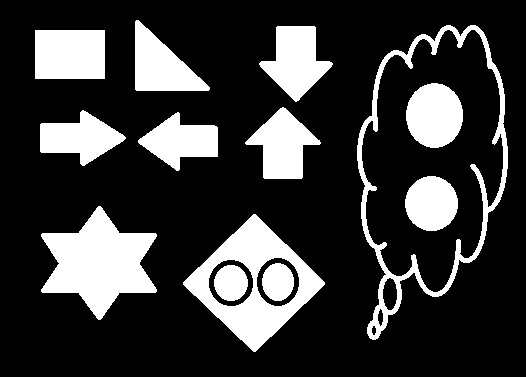
//> input picture ContourDemo1/polygon.jpg, 526 x 377 px
$ ./ContourDemo1   (built with g++ and OpenCV 4)
//> lines starting //> are read from the running program, lines starting //| are printed output that depends on the picture; after the words box and inside, x2 and y2 are one past the last pixel; in counts of white or black regions, pixels touching at a corner belong together
### ContourDemo1/stdafx.h
// stdafx.h : 可在此標頭檔中包含標準的系統 Include 檔，
// 或是經常使用卻很少變更的
// 專案專用 Include 檔案
//

#pragma once

#include "targetver.h"

#include <stdio.h>
#include <tchar.h>


// TODO:  在此參考您的程式所需要的其他標頭

### ContourDemo1/ContourDemo1.cpp
// ContourDemo1.cpp : 定義主控台應用程式的進入點。
//

#include "stdafx.h"
#include <opencv2\opencv.hpp>
#include <opencv2\core\utility.hpp>
#include <opencv2\imgproc.hpp>
#include "opencv2\highgui.hpp"
#include <iostream>
#include <iomanip>

using namespace cv;
using namespace std;

Mat imgSrc, imgG, imgBW, imgDst, imgDst2, imgDst3;
int main()
{
	//imgSrc = imread("star.jpg", CV_LOAD_IMAGE_UNCHANGED);
	//imgSrc = imread("rectangle.jpg", CV_LOAD_IMAGE_UNCHANGED);
	imgSrc = imread("polygon.jpg", CV_LOAD_IMAGE_UNCHANGED);
//> imgSrc is the input picture: 377 rows x 526 cols, CV_8UC3; min 0, max 255, mean 56.6

	if (!imgSrc.data)
	{
		cout << "找不到檔案!" << endl;
		return -1;
	}

	cvtColor(imgSrc, imgG, CV_BGR2GRAY);
	threshold(imgG, imgBW, 100, 255, THRESH_BINARY);
//> imgBW: 377 rows x 526 cols, CV_8UC1; 22.2% white; 13 white regions
	vector<vector<Point>> contours;
	vector<Vec4i> hierarchy;
	RNG rng(clock());
	//找外輪廓 CV_RETR_EXTERNAL
	findContours(imgBW, contours, hierarchy, CV_RETR_EXTERNAL, CV_CHAIN_APPROX_SIMPLE);
//> contours = 9 contours; largest, box (x1, y1, x2, y2) and area: (357, 25, 508, 340) 31700, (183, 214, 325, 352) 9936, (41, 206, 157, 320) 7022, (35, 30, 105, 79) 3312, (259, 26, 333, 102) 2984
	//找內外輪廓 RETR_TREE
	//findContours(imgBW, contours, hierarchy, RETR_TREE, CV_CHAIN_APPROX_SIMPLE);
	//找內輪廓 RETR_CCOMP
	//findContours(imgBW, contours, hierarchy, RETR_CCOMP, CV_CHAIN_APPROX_SIMPLE);

	imgSrc.copyTo(imgDst);
	imgSrc.copyTo(imgDst2);
	imgSrc.copyTo(imgDst3);
	const int radius = 3;
	const int thickness = 2;
	const int lineType = 8;
	for (int i = 0; i < contours.size(); i++) {
		cout << "contour # " << i << endl;
		// 點
		for (int j = 0; j < contours[i].size(); j++)
		{
			Scalar color = Scalar(rng.uniform(0, 255), rng.uniform(0, 255), rng.uniform(0, 255));
			circle(imgDst, contours[i][j], radius, color, thickness, lineType);
		}
		drawContours(imgDst2, contours, i, Scalar(0, 0, 255), 2);
		drawContours(imgDst3, contours, i, Scalar(0, 0, 255), -1);

		cout << contours[i] << endl;
	}
//> this loop made 9 passes
//| contour # 0
//| [253, 214;
//|  233, 234;
//|  232, 234;
//> (the first 4 of 508 printed lines)
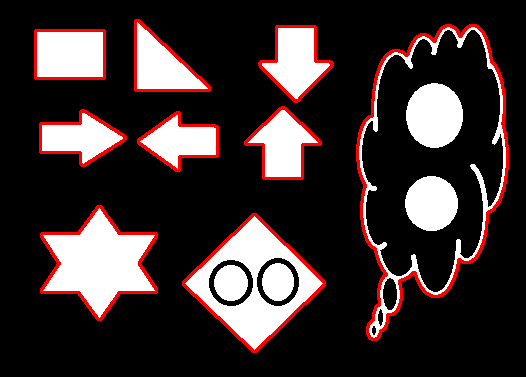
//> imgDst2: 377 rows x 526 cols, CV_8UC3; 5.26% of pixels changed, all inside (x1, y1, x2, y2) = (34, 19, 509, 353)
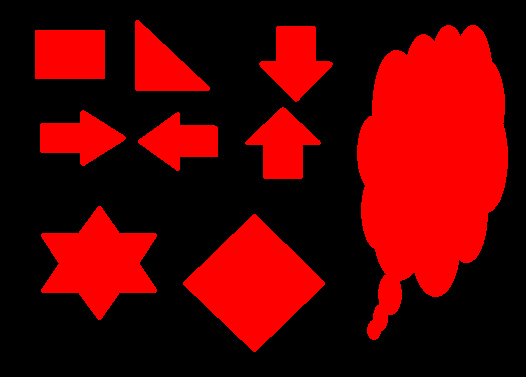
//> imgDst3: 377 rows x 526 cols, CV_8UC3; mean B, G, R 0.1, 0.1, 86.2
	imshow("Contour1", imgDst);
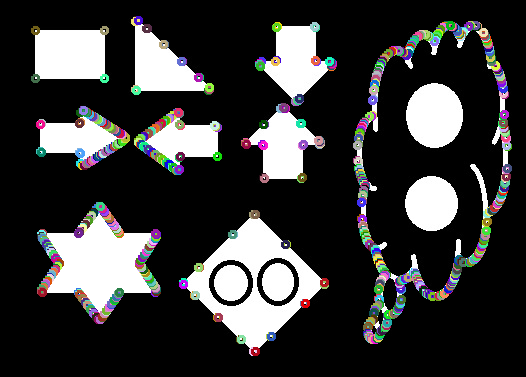
//> window 'Contour1': 377 rows x 526 cols, CV_8UC3; mean B, G, R 56.6, 56.6, 56.6
	imshow("Contour2", imgDst2);
	imshow("Contour3", imgDst3);
	cout << "-------------------------" << endl;
	for (int i = 0; i < hierarchy.size(); i++)
	{
		cout << "hierarchy # " << i << endl;
		cout << hierarchy[i] << endl;
	}

	waitKey(0);
	return 0;
}
